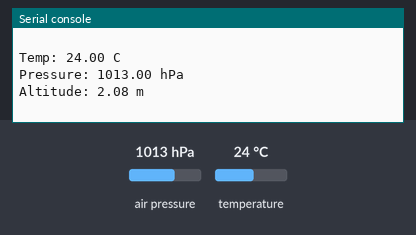
Recording of a program running on a simulated CircuitPython board. On the bench: the last lines printed to the serial console. The test bench sets the inputs (shaded band); at power-on: air pressure 1013 hPa, temperature 24 °C.

Above: at 1.2 s.
1.3 s: air pressure set to 952 hPa
At 2.6 s:
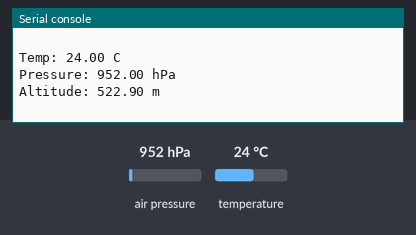
2.8 s: temperature set to 12 °C
4.3 s: air pressure set to 975 hPa
At 5.5 s:
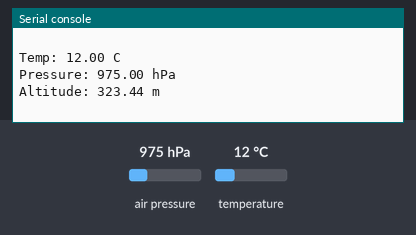
Timing chart, 0 to 7.3 s (numbered marks = the images above; inputs shaded):
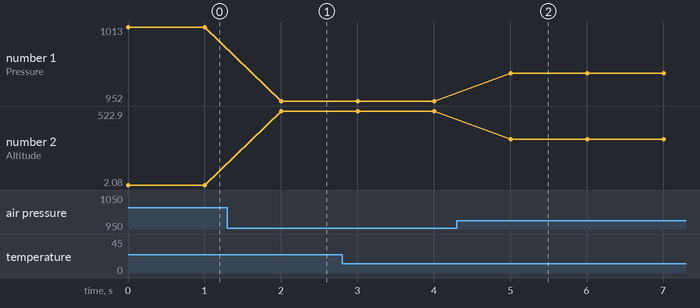

Measured:
- after the input at 1.3 s, the serial console: prints a new line after 0.70 s (image 1)
- after the input at 4.3 s, the serial console: prints a new line after 0.71 s (image 2)
- plotted number 1: 1013 → 952 after the input at 1.3 s, 952 → 975 after the input at 4.3 s
- plotted number 2: 2.08 → 522.9 after the input at 1.3 s, 522.9 → 323.44 after the input at 4.3 s

The program:

example.py
```python
# Uses the Adafruit CircuitPython BMP280 driver on a Raspberry Pi to read and print temperature, pressure, and altitude once per second.
#
# Buy this module: https://shillehtek.com/products/shillehtek-bmp280-pre-soldered
# Full manual: https://shillehtek.com/blogs/shillehtek-product-manuals/bmp280-i2c-iic-digital-atmospheric-pressure-temperature-altitude-sensor
# More examples: https://github.com/shillehbean/shillehtek-examples
#

#!/usr/bin/env python3
# BMP280 - Raspberry Pi Python Example
# Install: sudo pip3 install adafruit-circuitpython-bmp280

import time
import board
import adafruit_bmp280

i2c = board.I2C()
bmp = adafruit_bmp280.Adafruit_BMP280_I2C(i2c, address=0x76)
bmp.sea_level_pressure = 1013.25

while True:
    print(f"Temp: {bmp.temperature:.2f} C")
    print(f"Pressure: {bmp.pressure:.2f} hPa")
    print(f"Altitude: {bmp.altitude:.2f} m\n")
    time.sleep(1)
```
